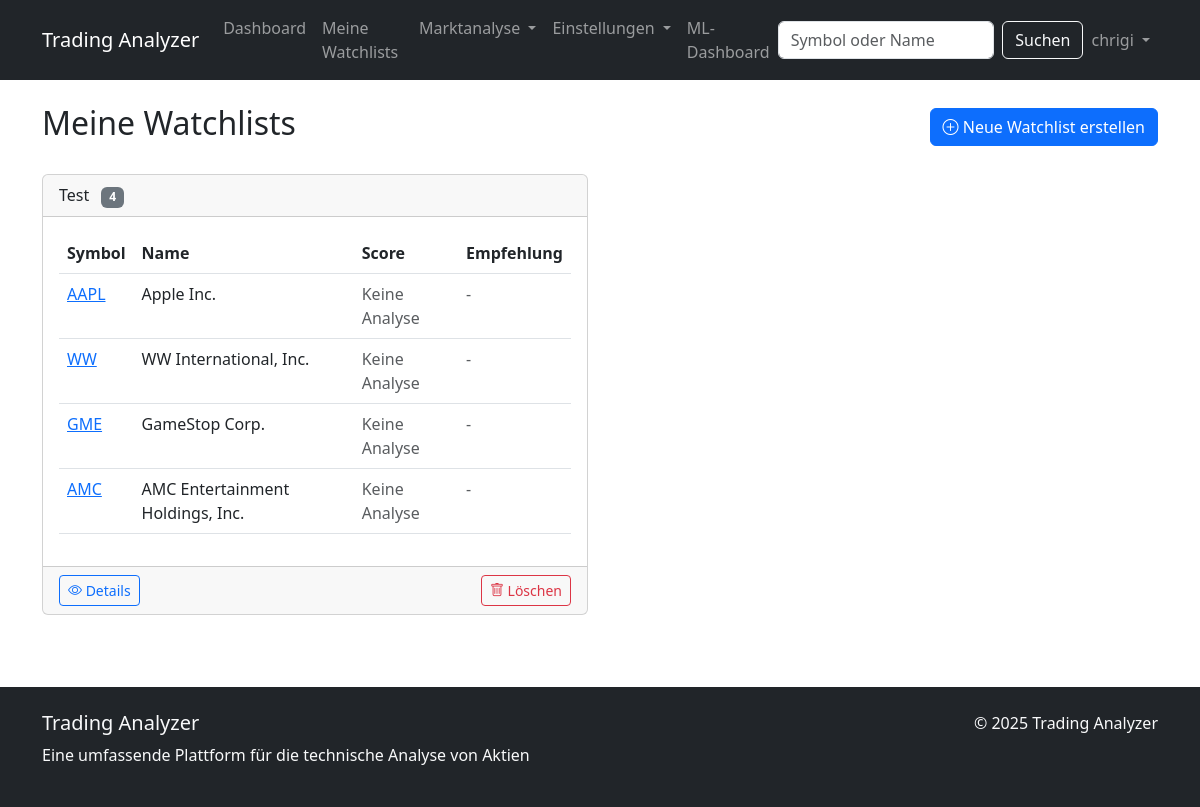
Page /watchlists/ (signed in) on the committed database.
### stock_analyzer/models.py (models this page shows, shortened)
class WatchList(models.Model):
    user = models.ForeignKey(User, on_delete=models.CASCADE, related_name='watchlists')
    name = models.CharField(max_length=100)
    stocks = models.ManyToManyField(Stock, related_name='watchlists')

class Stock(models.Model):
    symbol = models.CharField(max_length=10, unique=True)
    name = models.CharField(max_length=100)
    sector = models.CharField(max_length=100, null=True, blank=True)
    last_updated = models.DateTimeField(auto_now=True)

### stock_analyzer/views.py (the view)
# urls.py: path('watchlists/', views.my_watchlists, name='my_watchlists'),
@login_required
def my_watchlists(request):
    watchlists = WatchList.objects.filter(user=request.user)
    context = {
        'watchlists': watchlists
    }
    return render(request, 'stock_analyzer/my_watchlists.html', context)

### stock_analyzer/templates/stock_analyzer/my_watchlists.html (shortened to what this page needs)
{% extends 'stock_analyzer/base.html' %}
{% load stock_tags %}
{% block content %}
<div class="d-flex justify-content-between align-items-center mb-4">
    <h2>Meine Watchlists</h2>
    <button type="button" class="btn btn-primary" data-bs-toggle="modal" data-bs-target="#createWatchlistModal">
        <i class="bi bi-plus-circle"></i> Neue Watchlist erstellen
    </button>
</div>
{% if watchlists %}
<div class="row">
    {% for watchlist in watchlists %}
    <div class="col-md-6 mb-4">
        <div class="card">
            <div class="card-header">
                {{ watchlist.name }}
                <span class="badge bg-secondary ms-2">{{ watchlist.stocks.count }}</span>
            </div>
            <div class="card-body">
                {% if watchlist.stocks.exists %}
                <div class="table-responsive">
                    <table class="table table-hover">
                        <thead>
                            <tr>
                                <th>Symbol</th>
                                <th>Name</th>
                                <th>Score</th>
                                <th>Empfehlung</th>
                            </tr>
                        </thead>
                        <tbody>
                            {% for stock in watchlist.stocks.all %}
                            <tr>
                                <td><a href="{% url 'stock_detail' stock.symbol %}">{{ stock.symbol }}</a></td>
                                <td>{{ stock.name }}</td>
                                <td>
                                    {% if stock.id in latest_analyses %}
                                    <div class="progress">
                                        {% with analysis=latest_analyses|get_item:stock.id %}
                                        {% if analysis.technical_score >= 70 %}
                                            <div class="progress-bar bg-success" style="width: {{ analysis.technical_score }}%">{{ analysis.technical_score }}</div>
                                        {% elif analysis.technical_score <= 30 %}
                                            <div class="progress-bar bg-danger" style="width: {{ analysis.technical_score }}%">{{ analysis.technical_score }}</div>
                                        {% else %}
                                            <div class="progress-bar bg-warning" style="width: {{ analysis.technical_score }}%">{{ analysis.technical_score }}</div>
                                        {% endif %}
                                        {% endwith %}
                                    </div>
                                    {% else %}
                                    <span class="text-muted">Keine Analyse</span>
                                    {% endif %}
                                </td>
                                <td>
                                    {% if stock.id in latest_analyses %}
                                    {% with analysis=latest_analyses|get_item:stock.id %}
                                    {% if analysis.recommendation == 'BUY' %}
                                        <span class="badge bg-success">KAUFEN</span>
                                    {% elif analysis.recommendation == 'SELL' %}
                                        <span class="badge bg-danger">VERKAUFEN</span>
                                    {% else %}
                                        <span class="badge bg-warning">HALTEN</span>
                                    {% endif %}
                                    {% endwith %}
                                    {% else %}
                                    <span class="text-muted">-</span>
                                    {% endif %}
                                </td>
                            </tr>
                            {% endfor %}
                        </tbody>
                    </table>
                </div>
                {% else %}
                <p class="text-center">Keine Aktien in dieser Watchlist</p>
                {% endif %}
            </div>
            <div class="card-footer d-flex justify-content-between">
                <a href="{% url 'watchlist_detail' watchlist.id %}" class="btn btn-outline-primary btn-sm">
                    <i class="bi bi-eye"></i> Details
                </a>
                <button class="btn btn-outline-danger btn-sm delete-watchlist" data-id="{{ watchlist.id }}">
                    <i class="bi bi-trash"></i> Löschen
                </button>
            </div>
        </div>
    </div>
    {% endfor %}
</div>
{% else %}
<div class="alert alert-info text-center">
    <p>Du hast noch keine Watchlists erstellt.</p>
    <p>Erstelle eine neue Watchlist, um deine Lieblingsaktien zu verfolgen.</p>
</div>
{% endif %}
{% endblock %}

### stock_analyzer/templates/stock_analyzer/base.html (shortened to what this page needs)
<!DOCTYPE html>
<html lang="de">
<head>
    <link href="https://cdn.jsdelivr.net/npm/bootstrap@5.3.0/dist/css/bootstrap.min.css" rel="stylesheet">
    <link rel="stylesheet" href="https://cdn.jsdelivr.net/npm/bootstrap-icons@1.11.0/font/bootstrap-icons.css">
</head>
<body>
    <nav class="navbar navbar-expand-lg navbar-dark bg-dark">
        <div class="container">
            <a class="navbar-brand" href="{% url 'index' %}">Trading Analyzer</a>
            <div class="collapse navbar-collapse" id="navbarNav">
                <ul class="navbar-nav me-auto">
                    <li class="nav-item">
                        <a class="nav-link" href="{% url 'index' %}">Dashboard</a>
                    </li>
                    {% if user.is_authenticated %}
                    <li class="nav-item">
                        <a class="nav-link" href="{% url 'my_watchlists' %}">Meine Watchlists</a>
                    </li>
                    {% endif %}
                    <li class="nav-item dropdown">
                        <a class="nav-link dropdown-toggle" href="#" id="marketDropdown" role="button" data-bs-toggle="dropdown">
                            Marktanalyse
                        </a>
                    </li>
                    {% if user.is_authenticated %}
                    <li class="nav-item dropdown">
                        <a class="nav-link dropdown-toggle" href="#" id="settingsDropdown" role="button" data-bs-toggle="dropdown">
                            Einstellungen
                        </a>
                    </li>
                    {% endif %}
                    {% if user.is_authenticated %}
                    <li class="nav-item">
                        <a class="nav-link" href="{% url 'ml_dashboard' %}">ML-Dashboard</a>
                    </li>
                    {% endif %}
                </ul>
                <form class="d-flex" action="{% url 'search_stocks' %}" method="get" id="search-form">
                    <input class="form-control me-2" type="search" placeholder="Symbol oder Name" name="q" id="search-input">
                    <button class="btn btn-outline-light" type="submit">Suchen</button>
                </form>
                <ul class="navbar-nav ms-auto">
                    {% if user.is_authenticated %}
                    <li class="nav-item dropdown">
                        <a class="nav-link dropdown-toggle" href="#" id="navbarDropdown" role="button" data-bs-toggle="dropdown">
                            {{ user.username }}
                        </a>
                    </li>
                    {% endif %}
                </ul>
            </div>
        </div>
    </nav>
    <div class="container mt-4">
        {% block content %}{% endblock %}
    </div>
    <footer class="bg-dark text-light py-4 mt-5">
        <div class="container">
            <div class="row">
                <div class="col-md-6">
                    <h5>Trading Analyzer</h5>
                    <p>Eine umfassende Plattform für die technische Analyse von Aktien</p>
                </div>
                <div class="col-md-6 text-md-end">
                    <p>&copy; {% now "Y" %} Trading Analyzer</p>
                </div>
            </div>
        </div>
    </footer>
</body>
</html>

### rows in the picture
WatchList: name "Test", stocks.count "4"
Stock: symbol "AAPL", name "Apple Inc.", shows "Keine Analyse"
Stock: symbol "WW", name "WW International, Inc.", shows "Keine Analyse"
Stock: symbol "GME", name "GameStop Corp.", shows "Keine Analyse"
Stock: symbol "AMC", name "AMC Entertainment Holdings, Inc.", shows "Keine Analyse"

### other values in the picture
{{ user.username }} "chrigi"
